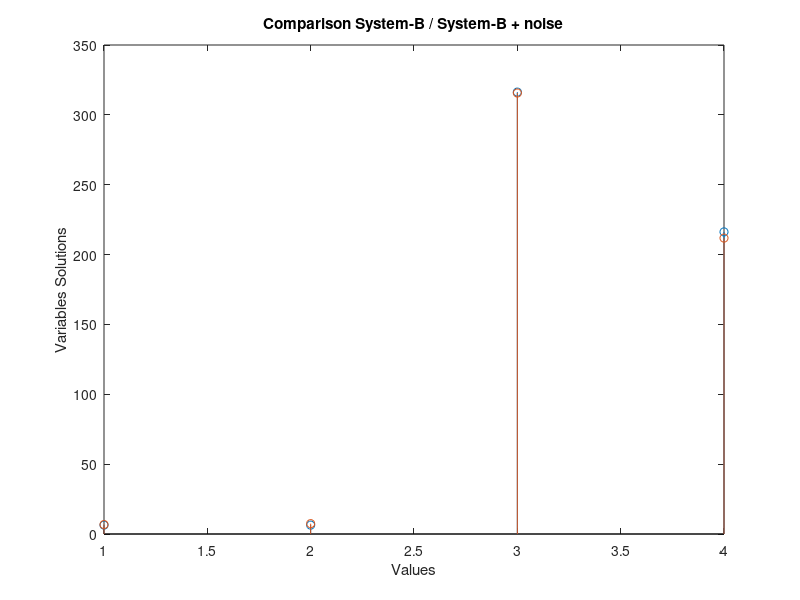

Source code (MATLAB):
% LINES THAT ALWAYS HAVE TO BE: 
% clear variables, 
% close opened windows 
% and clean the comand windows
%-------------------------------------------------------------------------%
clear variables;
close all;
clc;
%-------------------------------------------------------------------------%

% EXERCISE 6: LINEAL SYSTEMS

% 1. Show the system using matrices.

%          x1 x2  x3 x4 sol
systemA = [ 0, 2, 10, 7, 90; 
            2, 7,  7, 1, 59; 
            1, 9,  0, 5, 15; 
            4, 0,  0, 6, 10;
            2, 8,  4, 1, 80;
           10, 5,  0, 3, 17;
            2, 6,  4, 0, 93;
            1, 1,  9, 3, 51;
            6, 4,  8, 2, 41;
            0, 3,  0, 9, 76];
       
%          x1     x2    x3 x4  sol
systemB = [0.110, 0,     1, 0, 317;
               0, 3.260, 0, 1, 237;
           0.425, 0,     1, 0, 319;
               0, 3.574, 0, 1, 239;
           0.739, 0,     1, 0, 321;
               0, 3.888, 0, 1, 241;
           1.054, 0,     1, 0, 323;
               0, 4.202, 0, 1, 243;
           1.368, 0,     1, 0, 325;
               0, 4.516, 0, 1, 245];
                
% 2. 
% a. Obtain the condition number for matrix A towards its invertion.

% Moore-Penrose pseudoinverse of symbolic matrix.
pinv_a = pinv(systemA);
% Condition number for inversion.
num_cond = cond(pinv_a)
 
% b. Solve the equation system to obtain the matrix x = [x1, x2, x3, x4].

solA = linsolve(systemA(:, 1 : 4), systemA(:, 5));
solB = linsolve(systemB(:, 1 : 4), systemB(:, 5));

% c. Add noise to matrix B, adding a random vector with a mean of 0 and a 
%    standard deviation of 1, then solve the resulting equation system.

mean        = 0;
s_deviation = 1;
% Obtained a matrix of 10x1 with random numbers with 
% mean = 0 and standard deviation = 1
noise = s_deviation .* randn(10, 1) + mean;
% Previous system with added noise
systemB2 = [systemB(:, 1 : 4) systemB(:, 5) + noise];
% System solution
solB2 = linsolve(systemB2(:, 1 : 4), systemB2(:, 5));

% d. Show the result (with and without noise) on screen.

% Screen
solB
solB2

% Graph
stem([solB, solB2])
% Title
title('Comparison System-B / System-B + noise')
% Axis
xlabel('Values')
ylabel('Variables Solutions')
